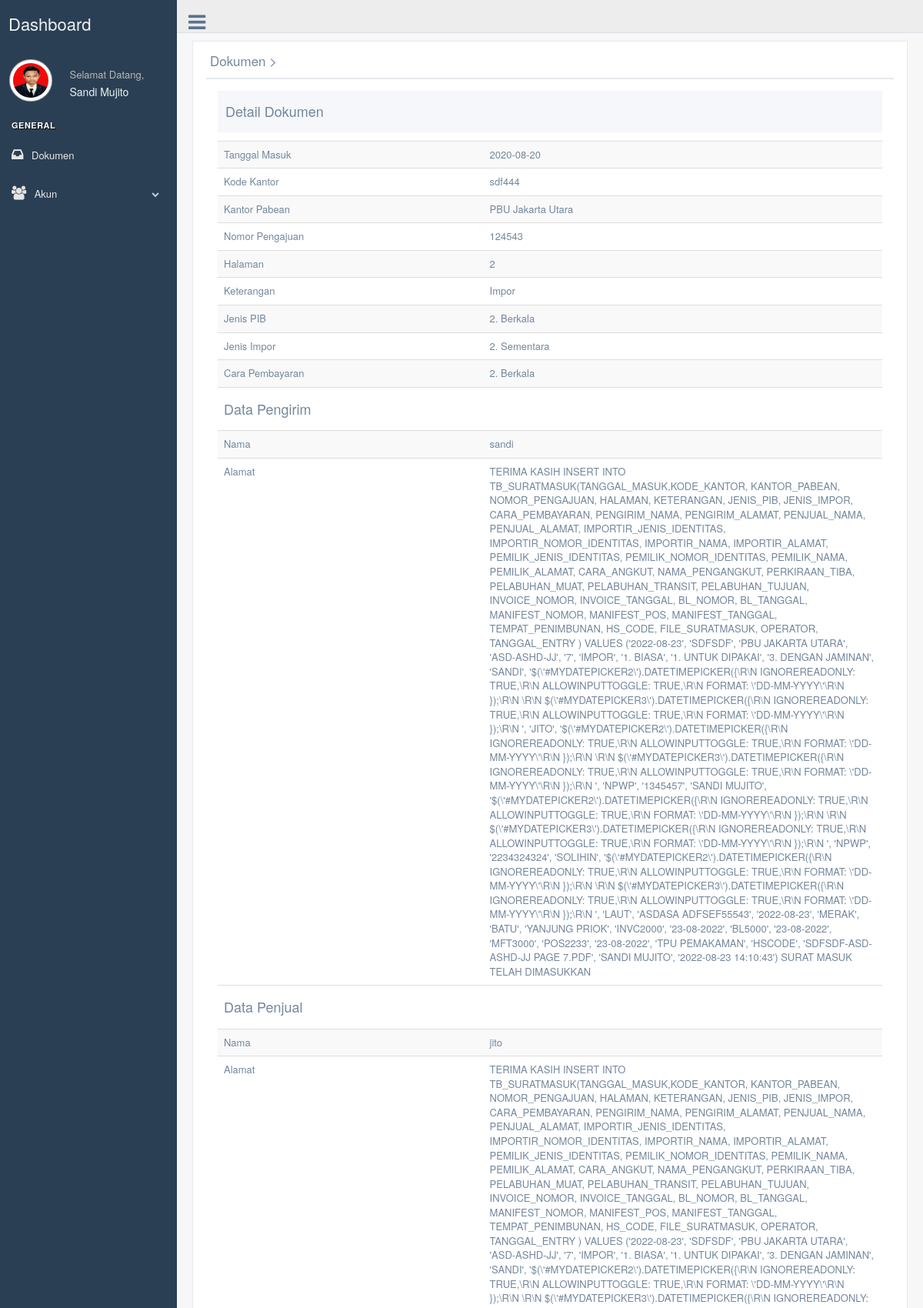
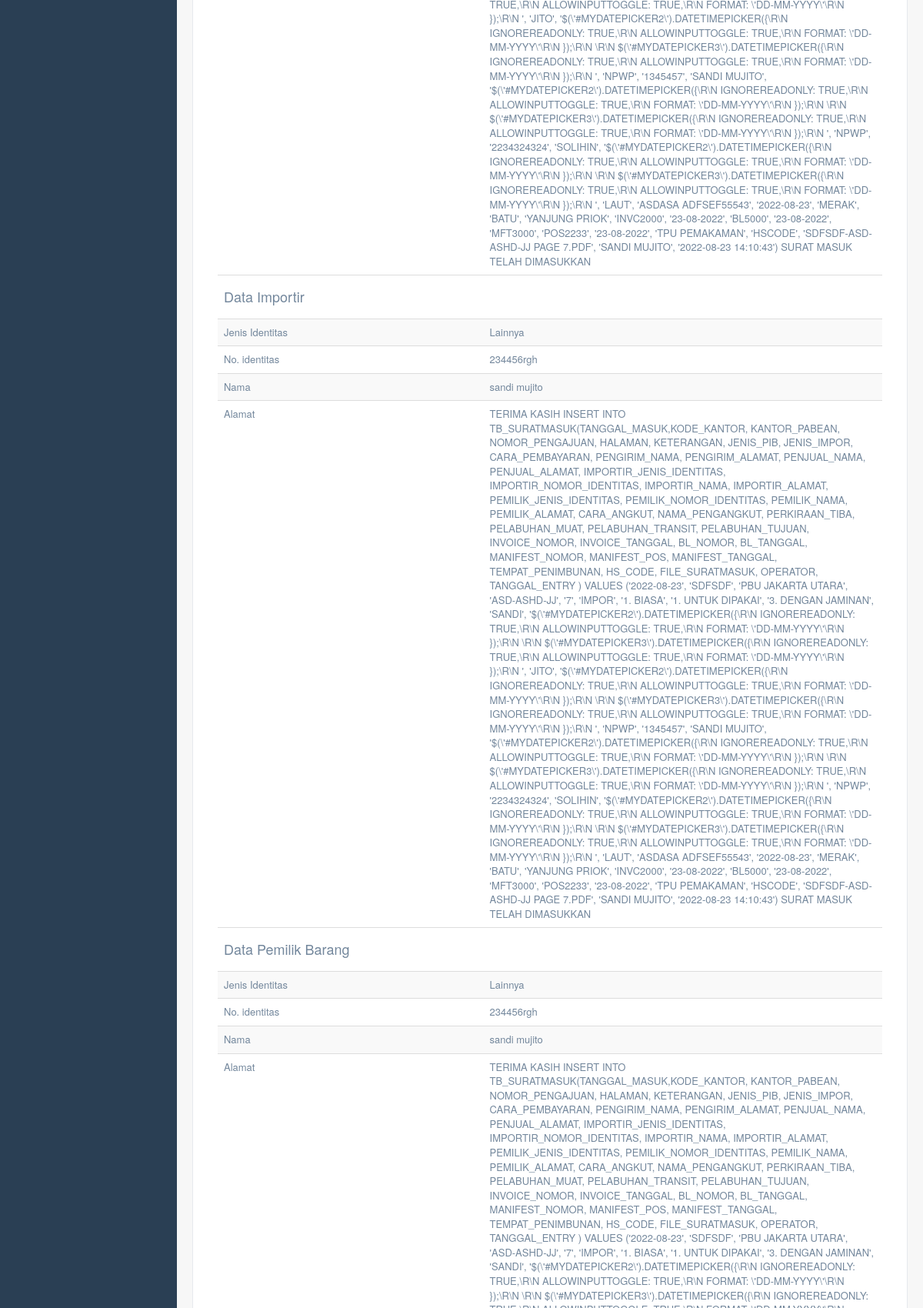
Page /admin/detail-suratmasuk.php?id_suratmasuk=48 (signed in, upper part) on the committed database (2 pictures, top to bottom).
### tables this page shows
CREATE TABLE `tb_suratmasuk` (
  `id_suratmasuk` int(11) NOT NULL,
  `tanggal_masuk` date NOT NULL DEFAULT current_timestamp(),
  `kode_kantor` varchar(25) NOT NULL,
  `kantor_pabean` varchar(255) NOT NULL,
  `nomor_pengajuan` varchar(50) NOT NULL,
  `halaman` varchar(10) NOT NULL,
  `keterangan` varchar(6) NOT NULL,
  `jenis_pib` varchar(25) NOT NULL,
  `jenis_impor` varchar(25) NOT NULL,
  `cara_pembayaran` varchar(25) NOT NULL,
  `pengirim_nama` varchar(100) NOT NULL,
  `pengirim_alamat` text NOT NULL,
  `penjual_nama` varchar(100) NOT NULL,
  `penjual_alamat` text NOT NULL,
  `importir_jenis_identitas` varchar(10) NOT NULL,
  `importir_nomor_identitas` varchar(25) NOT NULL,
  `importir_nama` varchar(100) NOT NULL,
  `importir_alamat` text NOT NULL,
  `pemilik_jenis_identitas` varchar(10) NOT NULL,
  `pemilik_nomor_identitas` varchar(25) NOT NULL,
  `pemilik_nama` varchar(100) NOT NULL,
  `pemilik_alamat` text NOT NULL,
  `cara_angkut` varchar(5) NOT NULL,
  `nama_pengangkut` varchar(25) NOT NULL,
  `perkiraan_tiba` date NOT NULL DEFAULT '1111-11-11',
  `pelabuhan_muat` varchar(25) NOT NULL,
  `pelabuhan_transit` varchar(25) NOT NULL,
  `pelabuhan_tujuan` varchar(25) NOT NULL,
  `invoice_nomor` varchar(25) NOT NULL,
  `invoice_tanggal` date NOT NULL DEFAULT '1111-11-11',
  `bl_nomor` varchar(25) NOT NULL,
  `bl_tanggal` date NOT NULL DEFAULT '1111-11-11',
  `manifest_nomor` varchar(25) NOT NULL,
  `manifest_pos` varchar(25) NOT NULL,
  `manifest_tanggal` date NOT NULL DEFAULT '1111-11-11',
  `tempat_penimbunan` varchar(25) NOT NULL,
  `valuta` varchar(25) NOT NULL,
  `nilai_cif` varchar(25) NOT NULL DEFAULT '0',
  `asuransi` varchar(25) NOT NULL DEFAULT '0.0',
  `freight` varchar(25) NOT NULL DEFAULT '0.0',
  `ndpbm` varchar(25) NOT NULL DEFAULT '0.0',
  `nilai_pabean` varchar(25) NOT NULL DEFAULT '0.0',
  `peti_kemas` varchar(255) NOT NULL,
  `jjm` varchar(255) NOT NULL,
  `berat_kotor` varchar(25) NOT NULL DEFAULT '0.0',
  `berat_bersih` varchar(25) NOT NULL DEFAULT '0.0',
  `hs_code` varchar(25) NOT NULL,
  `file_suratmasuk` varchar(255) NOT NULL,
  `operator` varchar(50) NOT NULL,
  `bm_dibayar` varchar(25) NOT NULL DEFAULT '0',
  `bm_ditanggung` varchar(25) NOT NULL DEFAULT '0',
  `bm_ditunda` varchar(25) NOT NULL DEFAULT '0',
  `bm_tidak` varchar(25) NOT NULL DEFAULT '0',
  `bm_bebas` varchar(25) NOT NULL DEFAULT '0',
  `bm_lunas` varchar(25) NOT NULL DEFAULT '0',
  `bmkite_dibayar` varchar(25) NOT NULL DEFAULT '0',
  `bmkite_ditanggung` varchar(25) NOT NULL DEFAULT '0',
  `bmkite_ditunda` varchar(25) NOT NULL DEFAULT '0',
  `bmkite_tidak` varchar(25) NOT NULL DEFAULT '0',
  `bmkite_bebas` varchar(25) NOT NULL DEFAULT '0',
  `bmkite_lunas` varchar(25) NOT NULL DEFAULT '0',
  `bmt_dibayar` varchar(25) NOT NULL DEFAULT '0',
  `bmt_ditanggung` varchar(25) NOT NULL DEFAULT '0',
  `bmt_ditunda` varchar(25) NOT NULL DEFAULT '0',
  `bmt_tidak` varchar(25) NOT NULL DEFAULT '0',
  `bmt_bebas` varchar(25) NOT NULL DEFAULT '0',
  `bmt_lunas` varchar(25) NOT NULL DEFAULT '0',
  `cukai_dibayar` varchar(25) NOT NULL DEFAULT '0',
  `cukai_ditanggung` varchar(25) NOT NULL DEFAULT '0',
  `cukai_ditunda` varchar(25) NOT NULL DEFAULT '0',
  `cukai_tidak` varchar(25) NOT NULL DEFAULT '0',
  `cukai_bebas` varchar(25) NOT NULL DEFAULT '0',
  `cukai_lunas` varchar(25) NOT NULL DEFAULT '0',
  `ppn_dibayar` varchar(25) NOT NULL DEFAULT '0',
  `ppn_ditanggung` varchar(25) NOT NULL DEFAULT '0',
  `ppn_ditunda` varchar(25) NOT NULL DEFAULT '0',
  `ppn_tidak` varchar(25) NOT NULL DEFAULT '0',
  `ppn_bebas` varchar(25) NOT NULL DEFAULT '0',
  `ppn_lunas` varchar(25) NOT NULL DEFAULT '0',
  `ppnbm_dibayar` varchar(25) NOT NULL DEFAULT '0',
  `ppnbm_ditanggung` varchar(25) NOT NULL DEFAULT '0',
  `ppnbm_ditunda` varchar(25) NOT NULL DEFAULT '0',
  `ppnbm_tidak` varchar(25) NOT NULL DEFAULT '0',
  `ppnbm_bebas` varchar(25) NOT NULL DEFAULT '0',
  `ppnbm_lunas` varchar(25) NOT NULL DEFAULT '0',
  `pph_dibayar` varchar(25) NOT NULL DEFAULT '0',
  `pph_ditanggung` varchar(25) NOT NULL DEFAULT '0',
  `pph_ditunda` varchar(25) NOT NULL DEFAULT '0',
  `pph_tidak` varchar(25) NOT NULL DEFAULT '0',
  `pph_bebas` varchar(25) NOT NULL DEFAULT '0',
  `pph_lunas` varchar(25) NOT NULL DEFAULT '0',
  `total_dibayar` varchar(25) NOT NULL DEFAULT '0',
  `total_ditanggung` varchar(25) NOT NULL DEFAULT '0',
  `total_ditunda` varchar(25) NOT NULL DEFAULT '0',
  `total_tidak` varchar(25) NOT NULL DEFAULT '0',
  `total_bebas` varchar(25) NOT NULL DEFAULT '0',
  `total_lunas` varchar(25) NOT NULL DEFAULT '0',
  `tanggal_entry` datetime NOT NULL DEFAULT current_timestamp()
);

### admin/detail-suratmasuk.php (the view, shortened to what this page needs)
<!DOCTYPE html>
<html lang="en">
  <head>
    <link href="../assets/vendors/bootstrap/dist/css/bootstrap.min.css" rel="stylesheet">
    <link href="../assets/vendors/font-awesome/css/font-awesome.min.css" rel="stylesheet">
    <link href="../assets/vendors/nprogress/nprogress.css" rel="stylesheet">
    <link href="../assets/vendors/iCheck/skins/flat/green.css" rel="stylesheet">
    <link href="../assets/vendors/google-code-prettify/bin/prettify.min.css" rel="stylesheet">
    <link href="../assets/vendors/select2/dist/css/select2.min.css" rel="stylesheet">
    <link href="../assets/vendors/switchery/dist/switchery.min.css" rel="stylesheet">
    <link href="../assets/vendors/bootstrap-daterangepicker/daterangepicker.css" rel="stylesheet">
    <link href="../assets/vendors/bootstrap-datetimepicker/build/css/bootstrap-datetimepicker.css" rel="stylesheet">
    <link href="../assets/vendors/starrr/dist/starrr.css" rel="stylesheet">
    <link href="../assets/vendors/bootstrap-daterangepicker/daterangepicker.css" rel="stylesheet">
    <link href="../assets/build/css/custom.min.css" rel="stylesheet">
  </head>
  <body class="nav-md">
    <div class="container body">
      <div class="main_container">
        <?php
        include("sidebarmenu.php");
        ?>
        <?php
        include("header.php");
        ?>
        <div class="right_col" role="main">
          <div class="">
            <div class="row">
              <div class="col-md-12 ">
                <div class="x_panel">
                  <div class="x_title">
                    <h2>Dokumen ><small>Detail Dokumen</small></h2>
                    <div class="clearfix"></div>
                  </div>
                     <?php include '../koneksi/koneksi.php';
                     $id			= mysqli_real_escape_string($db,$_GET['id_suratmasuk']);
                     $sql  		= "SELECT * FROM tb_suratmasuk where id_suratmasuk='".$id."'";
                     $query  	= mysqli_query($db, $sql);
                     $data 		= mysqli_fetch_array($query);?>
                  <div class="x_content">
                    <div class="col-md-12 col-sm-12 col-xs-12">
                      <div class="profile_title">
                        <div class="col-md-6">
                          <h2>Detail Dokumen</h2>
                        </div>
                      </div>
                      <div class="x_content">
                    </div>
                    <table class="table table-striped">
                      <tbody>
                        <tr>
                          <td width="40%">Tanggal Masuk</td>
                          <td><?php echo $data['tanggal_masuk']?></td>
                        </tr>
                        <tr>
                          <td>Kode Kantor</td>
                          <td><?php echo $data['kode_kantor']?></td>
                        </tr>
                        <tr>
                          <td>Kantor Pabean</td>
                          <td><?php echo $data['kantor_pabean']?></td>
                        </tr>
                        <tr>
                          <td>Nomor Pengajuan</td>
                          <td><?php echo $data['nomor_pengajuan']?></td>
                        </tr>
                        <tr>
                          <td>Halaman</td>
                          <td><?php echo $data['halaman']?></td>
                        </tr>
                        <tr>
                          <td>Keterangan</td>
                          <td><?php echo $data['keterangan']?></td>
                        </tr>
                        <tr>
                          <td>Jenis PIB</td>
                          <td><?php echo $data['jenis_pib']?></td>
                        </tr>
                        <tr>
                          <td>Jenis Impor</td>
                          <td><?php echo $data['jenis_impor']?></td>
                        </tr>
                        <tr>
                          <td>Cara Pembayaran</td>
                          <td><?php echo $data['cara_pembayaran']?></td>
                        </tr>
                        <tr>
                          <td><h2>Data Pengirim</h2> </td>
                          <td> </td>
                        </tr>
                        <tr>
                          <td>Nama</td>
                          <td><?php echo $data['pengirim_nama']?></td>
                        </tr>
                        <tr>
                          <td>Alamat</td>
                          <td><?php echo $data['pengirim_alamat']?></td>
                        </tr>
                        <tr>
                          <td><h2>Data Penjual</h2> </td>
                          <td> </td>
                        </tr>
                        <tr>
                          <td>Nama</td>
                          <td><?php echo $data['penjual_nama']?></td>
                        </tr>
                        <tr>
                          <td>Alamat</td>
                          <td><?php echo $data['penjual_alamat']?></td>
                        </tr>
                        <tr>
                          <td><h2>Data Importir</h2> </td>
                          <td> </td>
                        </tr>
                        <tr>
                          <td>Jenis Identitas</td>
                          <td><?php echo $data['importir_jenis_identitas']?></td>
                        </tr>
                        <tr>
                          <td>No. identitas</td>
                          <td><?php echo $data['importir_nomor_identitas']?></td>
                        </tr>
                        <tr>
                          <td>Nama</td>
                          <td><?php echo $data['importir_nama']?></td>
                        </tr>
                        <tr>
                          <td>Alamat</td>
                          <td><?php echo $data['importir_alamat']?></td>
                        </tr>
                        <tr>
                          <td><h2>Data Pemilik Barang</h2> </td>
                          <td> </td>
                        </tr>
                        <tr>
                          <td>Jenis Identitas</td>
                          <td><?php echo $data['pemilik_jenis_identitas']?></td>
                        </tr>
                        <tr>
                          <td>No. identitas</td>
                          <td><?php echo $data['pemilik_nomor_identitas']?></td>
                        </tr>
                        <tr>
                          <td>Nama</td>
                          <td><?php echo $data['pemilik_nama']?></td>
                        </tr>
                        <tr>
                          <td>Alamat</td>
                          <td><?php echo $data['pemilik_alamat']?></td>
                        </tr>
                      </tbody>
                    </table>
                    </div>
                    </div>
                  </div>
                </div>
              </div>
            </div>
          </div>
        </div>
      </div>
  </body>
</html>

### admin/sidebarmenu.php (shortened to what this page needs)
<?php
	 include '../koneksi/koneksi.php';
			$sql  		= "SELECT * FROM tb_admin where id_admin='".$_SESSION['id']."'";
			$query  	= mysqli_query($db, $sql);
			$data 		= mysqli_fetch_array($query);
?>
        <div class="col-md-3 left_col">
          <div class="left_col scroll-view">
            <div class="navbar nav_title" >
              <a href="index.php" class="site_title"><span>Dashboard</span></a>
            </div>
            <div class="profile clearfix">
              <div class="profile_pic">
                <img src="images/<?php echo $data['gambar']; ?>" height="55" width="55" alt="" class="img-circle profile_img">
              </div>
              <div class="profile_info">
                <span>Selamat Datang,</span>
                <h2><?php echo $_SESSION['nama'];?></h2>
              </div>
            </div>
            <br />
            <div id="sidebar-menu" class="main_menu_side hidden-print main_menu">
              <div class="menu_section">
                <h3>General</h3>
                <ul class="nav side-menu">
                  <li><a href="datasuratmasuk.php"><i class="fa fa-inbox"></i>Dokumen</a></li>
                  <li><a><i class="fa fa-users"></i> Akun <span class="fa fa-chevron-down"></span></a>
                  </li>
                </ul>
              </div>
            </div>
          </div>
        </div>

### rows in the picture
tb_suratmasuk: tanggal_masuk "2020-08-20", kode_kantor "sdf444", kantor_pabean "PBU Jakarta Utara", nomor_pengajuan "124543", halaman "2", keterangan "Impor", jenis_pib "2. Berkala", jenis_impor "2. Sementara", cara_pembayaran "2. Berkala", pengirim_nama "sandi", pengirim_alamat "TERIMA KASIH INSERT INTO TB_SURATMASUK(TANGGAL_MASUK,KODE_KANTOR, KANTOR_PABEAN, NOMOR_PENGAJUAN, HALAMAN, KETERANGAN, JENIS_PIB, JENIS_IMPOR, CARA_PEMBAYARAN, PENGIRIM_NAMA, PENGIRIM_ALAMAT, PENJUAL_NAMA, PENJUAL_ALAMAT, IMPORTIR_JENIS_IDENTITAS, IMPORTIR_NOMOR_IDENTITAS, IMPORTIR_NAMA, IMPORTIR_ALAMAT, PEMILIK_JENIS_IDENTITAS, PEMILIK_NOMOR_IDENTITAS, PEMILIK_NAMA, PEMILIK_ALAMAT, CARA_ANGKUT, NAMA_PENGANGKUT, PERKIRAAN_TIBA, PELABUHAN_MUAT, PELABUHAN_TRANSIT, PELABUHAN_TUJUAN, INVOICE_NOMOR, INVOICE_TANGGAL, BL_NOMOR, BL_TANGGAL, MANIFEST_NOMOR, MANIFEST_POS, MANIFEST_TANGGAL, TEMPAT_PENIMBUNAN, HS_CODE, FILE_SURATMASUK, OPERATOR, TANGGAL_ENTRY ) VALUES ('2022-08-23', 'SDFSDF', 'PBU…", penjual_nama "jito", penjual_alamat "TERIMA KASIH INSERT INTO TB_SURATMASUK(TANGGAL_MASUK,KODE_KANTOR, KANTOR_PABEAN, NOMOR_PENGAJUAN, HALAMAN, KETERANGAN, JENIS_PIB, JENIS_IMPOR, CARA_PEMBAYARAN, PENGIRIM_NAMA, PENGIRIM_ALAMAT, PENJUAL_NAMA, PENJUAL_ALAMAT, IMPORTIR_JENIS_IDENTITAS, IMPORTIR_NOMOR_IDENTITAS, IMPORTIR_NAMA, IMPORTIR_ALAMAT, PEMILIK_JENIS_IDENTITAS, PEMILIK_NOMOR_IDENTITAS, PEMILIK_NAMA, PEMILIK_ALAMAT, CARA_ANGKUT, NAMA_PENGANGKUT, PERKIRAAN_TIBA, PELABUHAN_MUAT, PELABUHAN_TRANSIT, PELABUHAN_TUJUAN, INVOICE_NOMOR, INVOICE_TANGGAL, BL_NOMOR, BL_TANGGAL, MANIFEST_NOMOR, MANIFEST_POS, MANIFEST_TANGGAL, TEMPAT_PENIMBUNAN, HS_CODE, FILE_SURATMASUK, OPERATOR, TANGGAL_ENTRY ) VALUES ('2022-08-23', 'SDFSDF', 'PBU…", importir_jenis_identitas "Lainnya", importir_nomor_identitas "234456rgh", importir_nama "sandi mujito", importir_alamat "TERIMA KASIH INSERT INTO TB_SURATMASUK(TANGGAL_MASUK,KODE_KANTOR, KANTOR_PABEAN, NOMOR_PENGAJUAN, HALAMAN, KETERANGAN, JENIS_PIB, JENIS_IMPOR, CARA_PEMBAYARAN, PENGIRIM_NAMA, PENGIRIM_ALAMAT, PENJUAL_NAMA, PENJUAL_ALAMAT, IMPORTIR_JENIS_IDENTITAS, IMPORTIR_NOMOR_IDENTITAS, IMPORTIR_NAMA, IMPORTIR_ALAMAT, PEMILIK_JENIS_IDENTITAS, PEMILIK_NOMOR_IDENTITAS, PEMILIK_NAMA, PEMILIK_ALAMAT, CARA_ANGKUT, NAMA_PENGANGKUT, PERKIRAAN_TIBA, PELABUHAN_MUAT, PELABUHAN_TRANSIT, PELABUHAN_TUJUAN, INVOICE_NOMOR, INVOICE_TANGGAL, BL_NOMOR, BL_TANGGAL, MANIFEST_NOMOR, MANIFEST_POS, MANIFEST_TANGGAL, TEMPAT_PENIMBUNAN, HS_CODE, FILE_SURATMASUK, OPERATOR, TANGGAL_ENTRY ) VALUES ('2022-08-23', 'SDFSDF', 'PBU…", pemilik_jenis_identitas "Lainnya", pemilik_nomor_identitas "234456rgh", pemilik_nama "sandi mujito"

### other values in the picture
$_SESSION['nama'] "Sandi Mujito"
